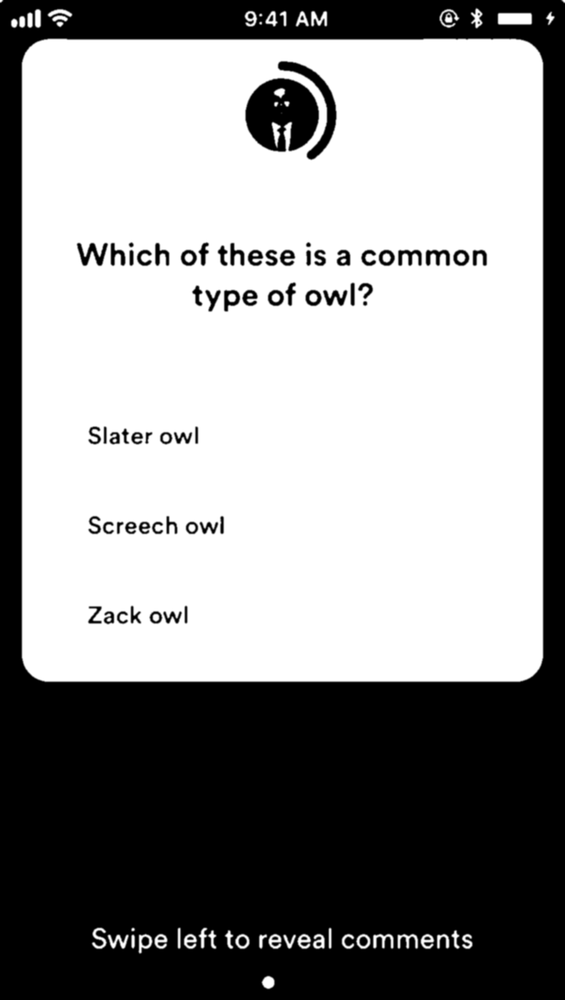
#> input picture 57409.png, 565 x 1000 px, shrunk from 902 x 1596 before the run; its folder holds only this picture in this run
$ python ocr.py --image 57409.png
#> lines starting #> are read from the running program, lines starting #| are printed output that depends on the picture; after the words box and inside, x2 and y2 are one past the last pixel; in counts of white or black regions, pixels touching at a corner belong together
# imports
from PIL import Image
import pytesseract
import argparse
import cv2
import os

# construct the argument parse and parse the arguments
ap = argparse.ArgumentParser()
ap.add_argument('-i', '--image', required=True,
                help="path to input image to be OCR'd")
ap.add_argument('-p', '--preprocess', type=str, default='thresh',
                help="type or preprocessing to be done")
args = vars(ap.parse_args())

# load the example image and convert it to grayscale
image = cv2.imread(args['image'])
#> image is the input picture: shape (1000, 565, 3); min 0, max 255, mean 147.5
gray = cv2.cvtColor(image, cv2.COLOR_BGR2GRAY)

# check to see if we should apply thresholding to preprocess the image
if args['preprocess'] == 'thresh':
    gray = cv2.threshold(gray, 0, 255, cv2.THRESH_BINARY | cv2.THRESH_OTSU)[1]
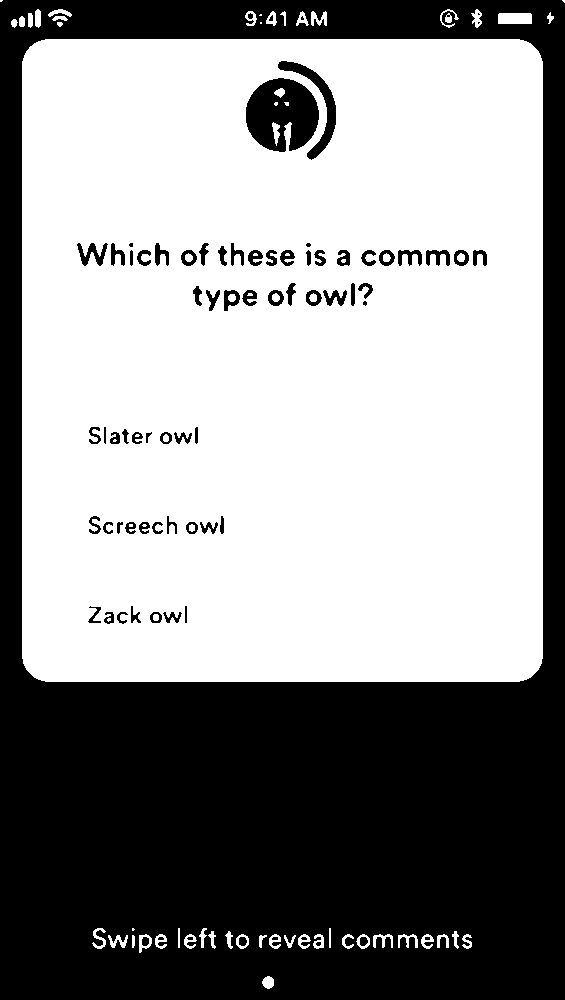
#> gray: shape (1000, 565); 57.9% white; 77 black regions (13 under 20 px), largest, box (x1, y1, x2, y2) and area: (0, 0, 565, 1000) 226400, (246, 78, 319, 152) 3880, (278, 61, 336, 160) 1196

# make a check to see if median blurring should be done to remove noise
elif args['preprocess'] == 'blur':
    gray = cv2.medianBlur(gray, 3)

# write the grayscale image to disk as a temporary file so we can apply
# OCR to it
filename = "{}.png".format(os.getpid())
cv2.imwrite(filename, gray)
